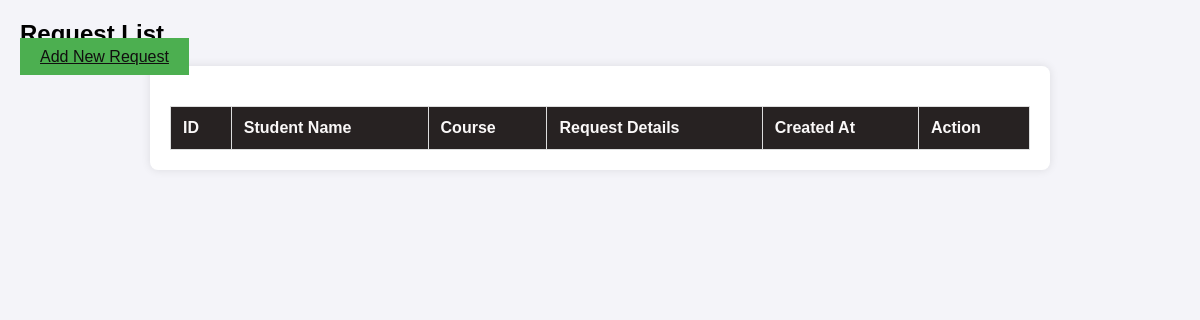
Before: /manageRequest.php with the older database file.
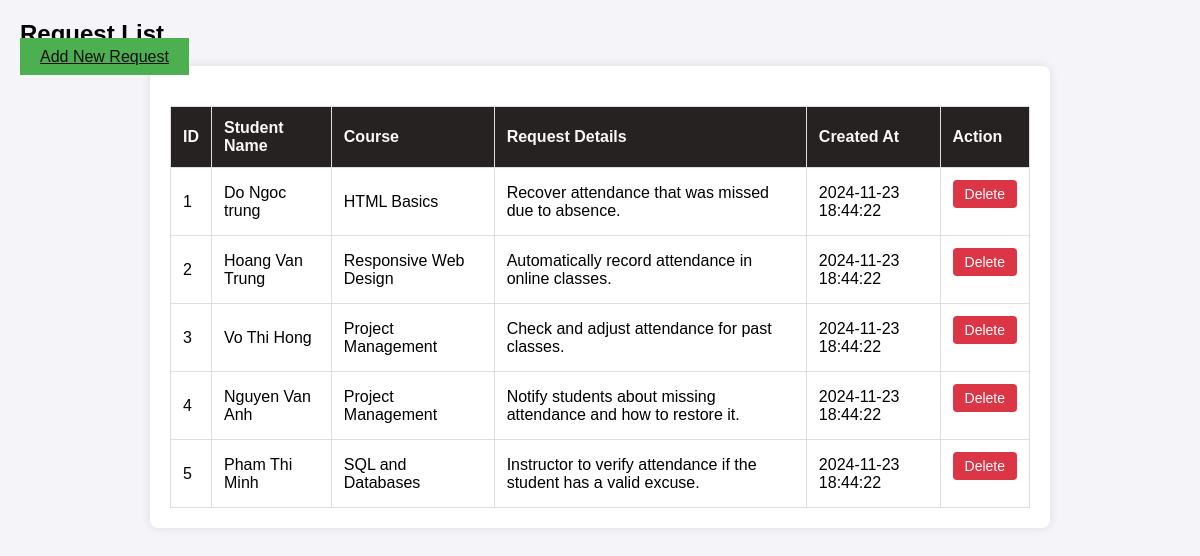
After: the same page with the newer database file.
### tables this page shows
CREATE TABLE requests (
    id INT AUTO_INCREMENT PRIMARY KEY, 
    username VARCHAR(255) NOT NULL, 
    Courses VARCHAR(255) NOT NULL,
    request_text TEXT NOT NULL, 
    created_at TIMESTAMP DEFAULT CURRENT_TIMESTAMP 
);

### manageRequest.php (the view, shortened to what this page needs)
<!DOCTYPE html>
<html lang="en">
<head>
    <link rel="stylesheet" href="manageRequest.css">
</head>
<body>
    <h2>Request List</h2>
    <a href="add_request.php" class="btn">Add New Request</a>
    <div class="container">
        <table>
            <thead>
                <tr>
                    <th>ID</th>
                    <th>Student Name</th>
                    <th>Course</th>
                    <th>Request Details</th>
                    <th>Created At</th>
                    <th>Action</th>
                </tr>
            </thead>
            <tbody>
                <?php
                include 'db.php';
                $sql = "SELECT * FROM requests ORDER BY id ASC";
                $result = $conn->query($sql);
                while ($row = $result->fetch_assoc()) { ?>
                    <tr>
                        <td><?= $row['id'] ?></td>
                        <td><?= $row['username'] ?></td>
                        <td><?= $row['Courses'] ?></td>
                        <td><?= $row['request_text'] ?></td>
                        <td><?= $row['created_at'] ?></td>
                        <td>
                            <form action="delete_request.php" method="post" style="display:inline;">
                                <button type="submit" class="delete-btn">Delete</button>
                            </form>
                        </td>
                    </tr>
                <?php } ?>
            </tbody>
        </table>
    </div>
</body>
</html>

Changed rows visible on the page:
added requests: id "1", username "Do Ngoc trung", Courses "HTML Basics", request_text "Recover attendance that was missed due to absence.", created_at "2024-11-23 18:44:22"
added requests: id "2", username "Hoang Van Trung", Courses "Responsive Web Design", request_text "Automatically record attendance in online classes.", created_at "2024-11-23 18:44:22"
added requests: id "3", username "Vo Thi Hong", Courses "Project Management", request_text "Check and adjust attendance for past classes.", created_at "2024-11-23 18:44:22"
added requests: id "4", username "Nguyen Van Anh", Courses "Project Management", request_text "Notify students about missing attendance and how to restore it.", created_at "2024-11-23 18:44:22"
added requests: id "5", username "Pham Thi Minh", Courses "SQL and Databases", request_text "Instructor to verify attendance if the student has a valid excuse.", created_at "2024-11-23 18:44:22"
